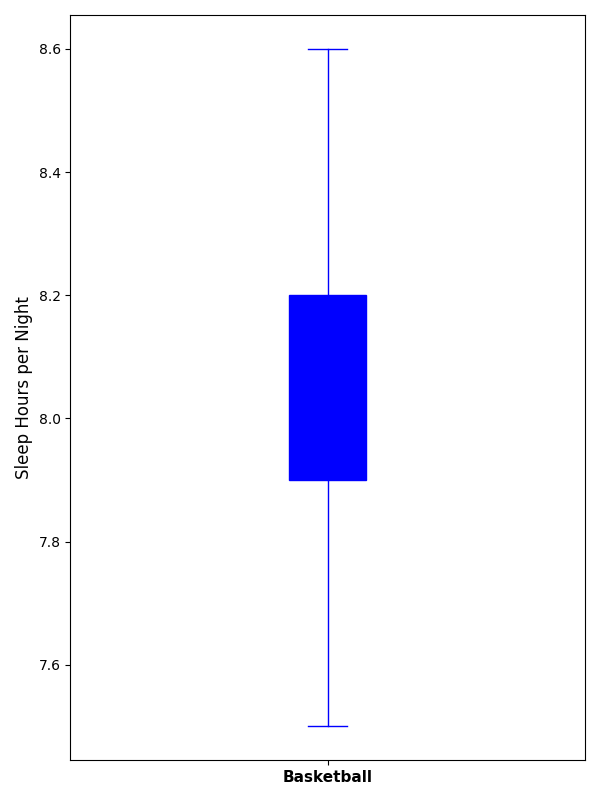

Here is the Python script that generated this plot:
import matplotlib.pyplot as plt

# Sleep hours for basketball athletes
basketball_sleep_hours = [7.5, 8, 8.1, 7.9, 8.3, 8, 7.8, 8.2, 8.3, 8.1, 7.9, 8, 7.5, 8, 8.2, 8.4, 8.6, 7.8, 8.1, 7.9]

# Create the box plot for a single group of data
fig, ax = plt.subplots(figsize=(6, 8))
single_color = 'blue'
ax.boxplot(basketball_sleep_hours, patch_artist=True,
           boxprops=dict(facecolor=single_color, color=single_color),
           whiskerprops=dict(color=single_color),
           capprops=dict(color=single_color),
           flierprops=dict(marker='o', color=single_color, markersize=8, alpha=0.6),
           medianprops=dict(color=single_color, linewidth=2))

# Set labels
ax.set_ylabel('Sleep Hours per Night', fontsize=12)
ax.set_xticklabels(['Basketball'], fontsize=11, fontweight='bold')

# Adjust layout and show plot
plt.tight_layout()
plt.show()
